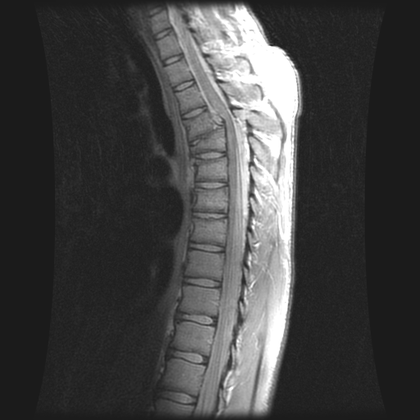
%> input picture Images/Example3.2.png, 420 x 420 px, shrunk from 512 x 512 before the run
$ octave Thresholding.m   (GNU Octave 9; MATLAB toolbox functions it lacks are replaced by stand-ins)
%> lines starting %> are read from the running program, lines starting %| are printed output that depends on the picture; in (x1, y1, x2, y2) boxes, pixels count from 0 and x2, y2 are one past the last pixel; in counts of white or black regions, pixels touching at a corner belong together; the program's own positions count from 1
clear
clear all
clc
image = imread('Images\Example3.2.png');
%> image is the input picture: size 420x420x3 uint8; min 26, max 255, mean 66.8

[r,c] = size(image);
%> r = 420; c = 1260
s = image;
for i=1:r
    for j=1:c
        if(s(i,j)<100)
            s(i,j) = 1;
        end
    end
end
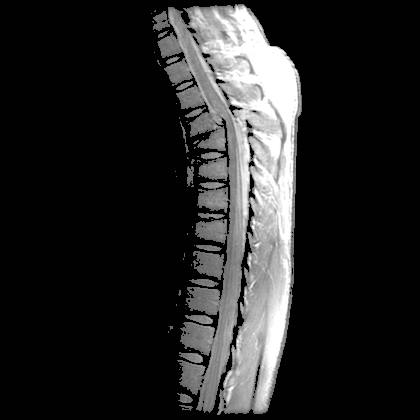
%> s: size 420x420x3 uint8; min 1, max 255, mean 38.4


figure(1),imshow(image);title('Original image');

figure(2),imshow(s);title('Thresholding image');

%It is the main function for thresholding.
l = 50;
threshimg = image>l;
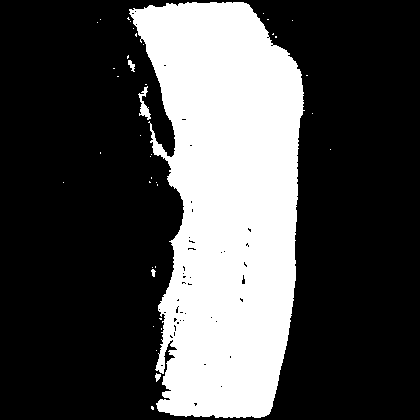
%> threshimg: size 420x420x3 logical; 29.7% white; 40 white regions (35 under 20 px), largest, box (x1, y1, x2, y2) and area: (129, 2, 305, 418) 52000, (138, 86, 151, 120) 175, (128, 60, 135, 72) 46, (155, 373, 161, 382) 33, (151, 269, 156, 277) 25

figure(3),imshow(threshimg);title('Thresholding Image.');

$ run again, with Images/Example3.1.png copied over Images/Example3.2.png
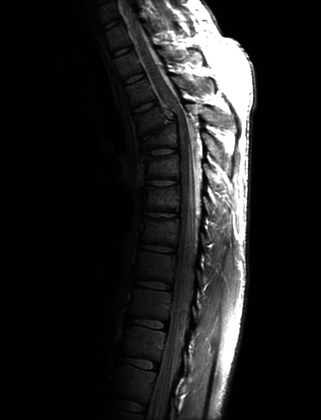
%> input picture Images/Example3.1.png, 321 x 420 px, shrunk from 746 x 976 before the run
%> image is the input picture: size 420x321 uint8; min 0, max 255, mean 32.6
%> after the loop `for i=1:r`:
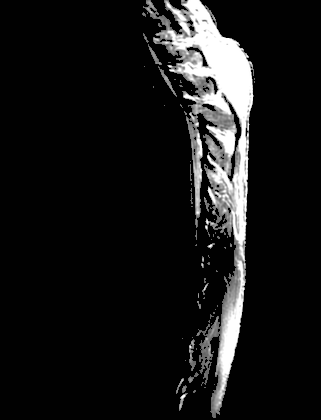
%> s: size 420x321 uint8; min 1, max 255, mean 23.5
%> `threshimg = image>l;`:
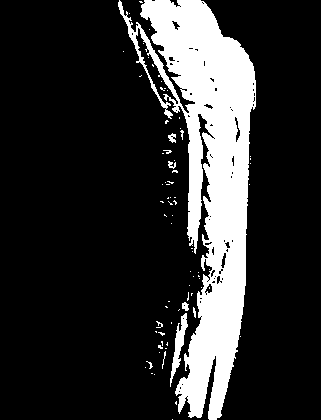
%> threshimg: size 420x321 logical; 18.2% white; 76 white regions (68 under 20 px), largest, box (x1, y1, x2, y2) and area: (118, 0, 256, 420) 23650, (170, 313, 188, 387) 431, (168, 133, 176, 143) 49

$ run again, with Images/Example4.1.png copied over Images/Example3.2.png
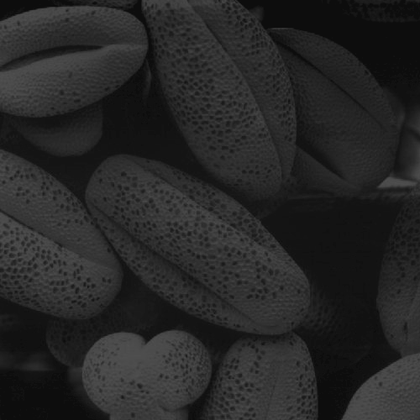
%> input picture Images/Example4.1.png, 420 x 420 px, shrunk from 500 x 500 before the run
%> image is the input picture: size 420x420 uint8; min 10, max 81, mean 38.7
%> `threshimg = image>l;`:
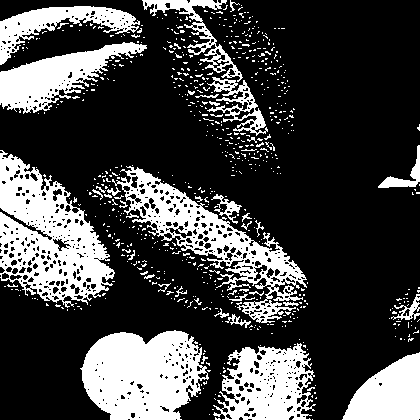
%> threshimg: size 420x420 logical; 27.1% white; 689 white regions (647 under 20 px), largest, box (x1, y1, x2, y2) and area: (0, 150, 115, 308) 9265, (80, 330, 209, 420) 8486, (112, 166, 307, 323) 7094
